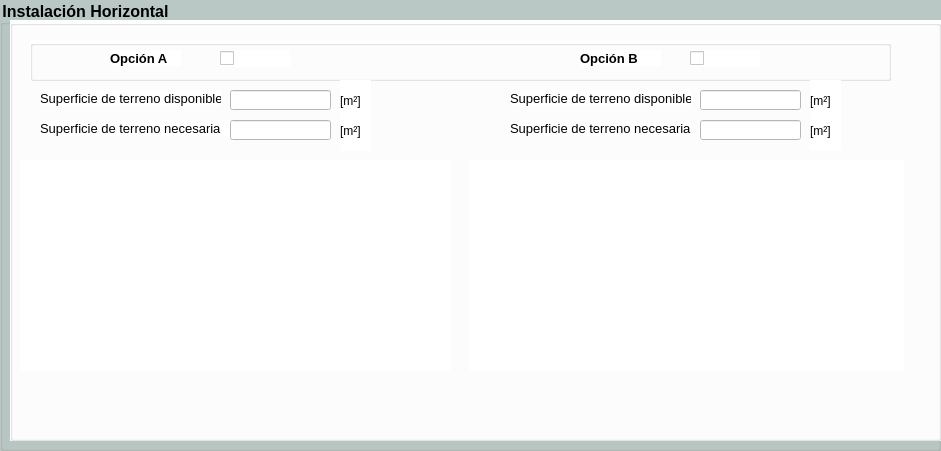
      <widget class="QGroupBox" name="gbinsthoriz">
       <property name="geometry">
        <rect>
         <x>10</x>
         <y>160</y>
         <width>941</width>
         <height>451</height>
        </rect>
       </property>
       <property name="font">
        <font>
         <pointsize>12</pointsize>
         <weight>75</weight>
         <bold>true</bold>
        </font>
       </property>
       <property name="styleSheet">
        <string notr="true">background-color: rgb(186, 200, 197);</string>
       </property>
       <property name="title">
        <string>Instalación Horizontal</string>
       </property>
       <widget class="QGroupBox" name="groupBox_12">
        <property name="geometry">
         <rect>
          <x>10</x>
          <y>20</y>
          <width>931</width>
          <height>421</height>
         </rect>
        </property>
        <property name="styleSheet">
         <string notr="true">background-color: rgb(255, 255, 255);</string>
        </property>
        <property name="title">
         <string/>
        </property>
        <widget class="QLabel" name="lbhoriz">
         <property name="geometry">
          <rect>
           <x>10</x>
           <y>140</y>
           <width>430</width>
           <height>211</height>
          </rect>
         </property>
         <property name="styleSheet">
          <string notr="true">border-image: url(:/ccr/horizontal.png);</string>
         </property>
         <property name="text">
          <string/>
         </property>
        </widget>
        <widget class="QLabel" name="lbm_13">
         <property name="geometry">
          <rect>
           <x>330</x>
           <y>90</y>
           <width>31</width>
           <height>41</height>
          </rect>
         </property>
         <property name="text">
          <string>[m²]</string>
         </property>
        </widget>
        <widget class="QLineEdit" name="lesuphord">
         <property name="geometry">
          <rect>
           <x>220</x>
           <y>70</y>
           <width>101</width>
           <height>20</height>
          </rect>
         </property>
        </widget>
        <widget class="QLineEdit" name="lesuphorzn_2">
         <property name="geometry">
          <rect>
           <x>690</x>
           <y>100</y>
           <width>101</width>
           <height>20</height>
          </rect>
         </property>
        </widget>
        <widget class="QGroupBox" name="groupBox_3">
         <property name="geometry">
          <rect>
           <x>20</x>
           <y>20</y>
           <width>861</width>
           <height>41</height>
          </rect>
         </property>
         <property name="title">
          <string/>
         </property>
         <widget class="QCheckBox" name="checkBoxhb">
          <property name="geometry">
           <rect>
            <x>660</x>
            <y>10</y>
            <width>70</width>
            <height>17</height>
           </rect>
          </property>
          <property name="text">
           <string/>
          </property>
          <property name="autoExclusive">
           <bool>true</bool>
          </property>
         </widget>
         <widget class="QLabel" name="label_20">
          <property name="geometry">
           <rect>
            <x>550</x>
            <y>10</y>
            <width>81</width>
            <height>16</height>
           </rect>
          </property>
          <property name="font">
           <font>
            <pointsize>10</pointsize>
            <weight>75</weight>
            <bold>true</bold>
           </font>
          </property>
          <property name="text">
           <string>Opción B</string>
          </property>
         </widget>
         <widget class="QLabel" name="label_18">
          <property name="geometry">
           <rect>
            <x>80</x>
            <y>10</y>
            <width>71</width>
            <height>16</height>
           </rect>
          </property>
          <property name="font">
           <font>
            <pointsize>10</pointsize>
            <weight>75</weight>
            <bold>true</bold>
           </font>
          </property>
          <property name="text">
           <string>Opción A</string>
          </property>
         </widget>
         <widget class="QCheckBox" name="checkBoxha">
          <property name="geometry">
           <rect>
            <x>190</x>
            <y>10</y>
            <width>70</width>
            <height>17</height>
           </rect>
          </property>
          <property name="text">
           <string/>
          </property>
          <property name="autoExclusive">
           <bool>true</bool>
          </property>
         </widget>
         <zorder>checkBoxhb</zorder>
         <zorder>label_18</zorder>
         <zorder>checkBoxha</zorder>
         <zorder>label_20</zorder>
        </widget>
        <widget class="QLabel" name="lbm_11">
         <property name="geometry">
          <rect>
           <x>330</x>
           <y>60</y>
           <width>31</width>
           <height>41</height>
          </rect>
         </property>
         <property name="text">
          <string>[m²]</string>
         </property>
        </widget>
        <widget class="QLabel" name="lbm_14">
         <property name="geometry">
          <rect>
           <x>800</x>
           <y>60</y>
           <width>31</width>
           <height>41</height>
          </rect>
         </property>
         <property name="text">
          <string>[m²]</string>
         </property>
        </widget>
        <widget class="QLabel" name="label_17">
         <property name="geometry">
          <rect>
           <x>30</x>
           <y>70</y>
           <width>181</width>
           <height>16</height>
          </rect>
         </property>
         <property name="font">
          <font>
           <pointsize>10</pointsize>
          </font>
         </property>
         <property name="text">
          <string>Superficie de terreno disponible</string>
         </property>
        </widget>
        <widget class="QLabel" name="lbm_12">
         <property name="geometry">
          <rect>
           <x>800</x>
           <y>90</y>
           <width>31</width>
           <height>41</height>
          </rect>
         </property>
         <property name="text">
          <string>[m²]</string>
         </property>
        </widget>
        <widget class="QLabel" name="label_19">
         <property name="geometry">
          <rect>
           <x>500</x>
           <y>100</y>
           <width>181</width>
           <height>16</height>
          </rect>
         </property>
         <property name="font">
          <font>
           <pointsize>10</pointsize>
          </font>
         </property>
         <property name="text">
          <string>Superficie de terreno necesaria</string>
         </property>
        </widget>
        <widget class="QLabel" name="label_23">
         <property name="geometry">
          <rect>
           <x>30</x>
           <y>100</y>
           <width>191</width>
           <height>16</height>
          </rect>
         </property>
         <property name="font">
          <font>
           <pointsize>10</pointsize>
          </font>
         </property>
         <property name="text">
          <string>Superficie de terreno necesaria</string>
         </property>
        </widget>
        <widget class="QLineEdit" name="lesuphord_2">
         <property name="geometry">
          <rect>
           <x>690</x>
           <y>70</y>
           <width>101</width>
           <height>20</height>
          </rect>
         </property>
        </widget>
        <widget class="QLabel" name="label_24">
         <property name="geometry">
          <rect>
           <x>500</x>
           <y>70</y>
           <width>181</width>
           <height>16</height>
          </rect>
         </property>
         <property name="font">
          <font>
           <pointsize>10</pointsize>
          </font>
         </property>
         <property name="text">
          <string>Superficie de terreno disponible</string>
         </property>
        </widget>
        <widget class="QLabel" name="lbespiral">
         <property name="geometry">
          <rect>
           <x>460</x>
           <y>140</y>
           <width>434</width>
           <height>211</height>
          </rect>
         </property>
         <property name="styleSheet">
          <string notr="true">border-image: url(:/ccr/espiral.png);</string>
         </property>
         <property name="text">
          <string/>
         </property>
        </widget>
        <widget class="QLineEdit" name="lesuphorn">
         <property name="geometry">
          <rect>
           <x>220</x>
           <y>100</y>
           <width>101</width>
           <height>20</height>
          </rect>
         </property>
        </widget>
        <widget class="QLabel" name="lbcruz2">
         <property name="geometry">
          <rect>
           <x>830</x>
           <y>320</y>
           <width>25</width>
           <height>29</height>
          </rect>
         </property>
         <property name="styleSheet">
          <string notr="true">border-image: url(:/ccr/Cruz_roja.png);</string>
         </property>
         <property name="text">
          <string/>
         </property>
        </widget>
        <widget class="QLabel" name="lbcruz">
         <property name="geometry">
          <rect>
           <x>370</x>
           <y>320</y>
           <width>25</width>
           <height>29</height>
          </rect>
         </property>
         <property name="styleSheet">
          <string notr="true">border-image: url(:/ccr/Cruz_roja.png);</string>
         </property>
         <property name="text">
          <string/>
         </property>
        </widget>
        <widget class="QLabel" name="lbtick">
         <property name="geometry">
          <rect>
           <x>370</x>
           <y>320</y>
           <width>26</width>
           <height>25</height>
          </rect>
         </property>
         <property name="styleSheet">
          <string notr="true">border-image: url(:/ccr/TickVerde.png);</string>
         </property>
         <property name="text">
          <string/>
         </property>
        </widget>
        <widget class="QLabel" name="lbtick2">
         <property name="geometry">
          <rect>
           <x>830</x>
           <y>320</y>
           <width>26</width>
           <height>25</height>
          </rect>
         </property>
         <property name="styleSheet">
          <string notr="true">border-image: url(:/ccr/TickVerde.png);</string>
         </property>
         <property name="text">
          <string/>
         </property>
        </widget>
       </widget>
      </widget>
